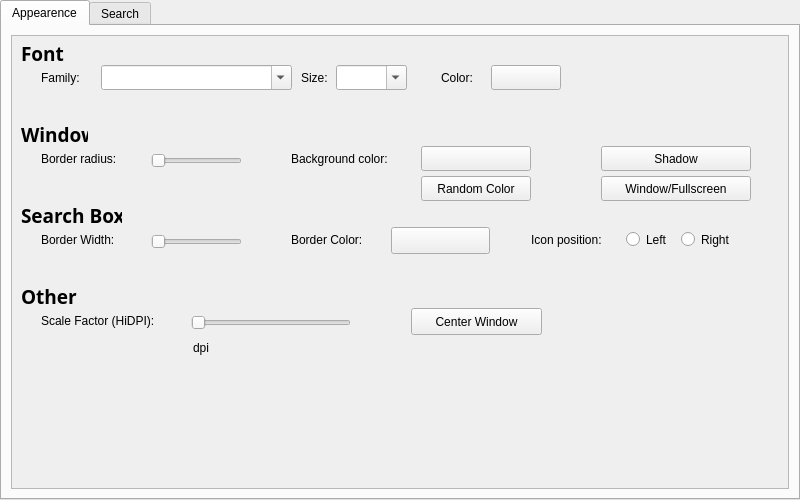
<?xml version="1.0" encoding="UTF-8"?>
<ui version="4.0">
 <class>SettingsWindow</class>
 <widget class="QMainWindow" name="SettingsWindow">
  <property name="geometry">
   <rect>
    <x>0</x>
    <y>0</y>
    <width>800</width>
    <height>500</height>
   </rect>
  </property>
  <property name="windowTitle">
   <string>Preferences</string>
  </property>
  <widget class="QWidget" name="centralwidget">
   <layout class="QHBoxLayout" name="horizontalLayout">
    <property name="leftMargin">
     <number>0</number>
    </property>
    <property name="topMargin">
     <number>0</number>
    </property>
    <property name="rightMargin">
     <number>0</number>
    </property>
    <property name="bottomMargin">
     <number>0</number>
    </property>
    <item>
     <widget class="QTabWidget" name="tabWidget">
      <property name="currentIndex">
       <number>0</number>
      </property>
      <widget class="QWidget" name="apprearenceTab">
       <attribute name="title">
        <string>Appearence</string>
       </attribute>
       <layout class="QVBoxLayout" name="verticalLayout_3">
        <item>
         <widget class="QScrollArea" name="scrollArea">
          <property name="widgetResizable">
           <bool>true</bool>
          </property>
          <widget class="QWidget" name="scrollAreaWidgetContents">
           <property name="geometry">
            <rect>
             <x>0</x>
             <y>0</y>
             <width>776</width>
             <height>447</height>
            </rect>
           </property>
           <layout class="QVBoxLayout" name="verticalLayout_2">
            <item>
             <widget class="QWidget" name="widget" native="true">
              <property name="minimumSize">
               <size>
                <width>0</width>
                <height>75</height>
               </size>
              </property>
              <property name="maximumSize">
               <size>
                <width>16777215</width>
                <height>75</height>
               </size>
              </property>
              <property name="styleSheet">
               <string notr="true"/>
              </property>
              <widget class="QLabel" name="label">
               <property name="geometry">
                <rect>
                 <x>0</x>
                 <y>0</y>
                 <width>67</width>
                 <height>17</height>
                </rect>
               </property>
               <property name="font">
                <font>
                 <family>Ubuntu Mono</family>
                 <pointsize>14</pointsize>
                 <weight>75</weight>
                 <bold>true</bold>
                </font>
               </property>
               <property name="text">
                <string>Font</string>
               </property>
              </widget>
              <widget class="QLabel" name="label_3">
               <property name="geometry">
                <rect>
                 <x>20</x>
                 <y>20</y>
                 <width>67</width>
                 <height>25</height>
                </rect>
               </property>
               <property name="text">
                <string>Family:</string>
               </property>
              </widget>
              <widget class="QLabel" name="label_4">
               <property name="geometry">
                <rect>
                 <x>280</x>
                 <y>20</y>
                 <width>51</width>
                 <height>25</height>
                </rect>
               </property>
               <property name="text">
                <string>Size:</string>
               </property>
              </widget>
              <widget class="QComboBox" name="fontSizeCombo">
               <property name="geometry">
                <rect>
                 <x>315</x>
                 <y>20</y>
                 <width>71</width>
                 <height>25</height>
                </rect>
               </property>
               <property name="editable">
                <bool>true</bool>
               </property>
              </widget>
              <widget class="QLabel" name="label_5">
               <property name="geometry">
                <rect>
                 <x>420</x>
                 <y>20</y>
                 <width>67</width>
                 <height>25</height>
                </rect>
               </property>
               <property name="text">
                <string>Color:</string>
               </property>
              </widget>
              <widget class="QPushButton" name="fontColorBtn">
               <property name="geometry">
                <rect>
                 <x>470</x>
                 <y>20</y>
                 <width>70</width>
                 <height>25</height>
                </rect>
               </property>
               <property name="text">
                <string/>
               </property>
              </widget>
              <widget class="QFontComboBox" name="fontFamilyCombo">
               <property name="geometry">
                <rect>
                 <x>80</x>
                 <y>20</y>
                 <width>191</width>
                 <height>25</height>
                </rect>
               </property>
               <property name="font">
                <font>
                 <pointsize>10</pointsize>
                </font>
               </property>
               <property name="currentText">
                <string/>
               </property>
              </widget>
             </widget>
            </item>
            <item>
             <widget class="QWidget" name="widget_2" native="true">
              <property name="minimumSize">
               <size>
                <width>0</width>
                <height>75</height>
               </size>
              </property>
              <property name="maximumSize">
               <size>
                <width>16777215</width>
                <height>75</height>
               </size>
              </property>
              <widget class="QLabel" name="label_2">
               <property name="geometry">
                <rect>
                 <x>0</x>
                 <y>0</y>
                 <width>67</width>
                 <height>17</height>
                </rect>
               </property>
               <property name="font">
                <font>
                 <family>Ubuntu Mono</family>
                 <pointsize>14</pointsize>
                 <weight>75</weight>
                 <bold>true</bold>
                </font>
               </property>
               <property name="text">
                <string>Window</string>
               </property>
              </widget>
              <widget class="QLabel" name="label_7">
               <property name="geometry">
                <rect>
                 <x>20</x>
                 <y>20</y>
                 <width>101</width>
                 <height>25</height>
                </rect>
               </property>
               <property name="text">
                <string>Border radius:</string>
               </property>
              </widget>
              <widget class="QLabel" name="label_11">
               <property name="geometry">
                <rect>
                 <x>270</x>
                 <y>20</y>
                 <width>131</width>
                 <height>25</height>
                </rect>
               </property>
               <property name="text">
                <string>Background color:</string>
               </property>
              </widget>
              <widget class="QPushButton" name="backColorBtn">
               <property name="geometry">
                <rect>
                 <x>400</x>
                 <y>20</y>
                 <width>110</width>
                 <height>25</height>
                </rect>
               </property>
               <property name="text">
                <string/>
               </property>
              </widget>
              <widget class="QSlider" name="borderRadiusSlider">
               <property name="geometry">
                <rect>
                 <x>130</x>
                 <y>20</y>
                 <width>91</width>
                 <height>29</height>
                </rect>
               </property>
               <property name="maximum">
                <number>35</number>
               </property>
               <property name="orientation">
                <enum>Qt::Horizontal</enum>
               </property>
              </widget>
              <widget class="QPushButton" name="randomBackColor">
               <property name="geometry">
                <rect>
                 <x>400</x>
                 <y>50</y>
                 <width>110</width>
                 <height>25</height>
                </rect>
               </property>
               <property name="text">
                <string>Random Color</string>
               </property>
              </widget>
              <widget class="QPushButton" name="shadowBtn">
               <property name="geometry">
                <rect>
                 <x>580</x>
                 <y>20</y>
                 <width>150</width>
                 <height>25</height>
                </rect>
               </property>
               <property name="text">
                <string>Shadow</string>
               </property>
              </widget>
              <widget class="QPushButton" name="fullWindowBtn">
               <property name="geometry">
                <rect>
                 <x>580</x>
                 <y>50</y>
                 <width>150</width>
                 <height>25</height>
                </rect>
               </property>
               <property name="text">
                <string>Window/Fullscreen</string>
               </property>
              </widget>
             </widget>
            </item>
            <item>
             <widget class="QWidget" name="widget_3" native="true">
              <property name="minimumSize">
               <size>
                <width>0</width>
                <height>75</height>
               </size>
              </property>
              <property name="maximumSize">
               <size>
                <width>16777215</width>
                <height>75</height>
               </size>
              </property>
              <widget class="QLabel" name="label_6">
               <property name="geometry">
                <rect>
                 <x>0</x>
                 <y>0</y>
                 <width>101</width>
                 <height>17</height>
                </rect>
               </property>
               <property name="font">
                <font>
                 <family>Ubuntu Mono</family>
                 <pointsize>14</pointsize>
                 <weight>75</weight>
                 <bold>true</bold>
                </font>
               </property>
               <property name="text">
                <string>Search Box</string>
               </property>
              </widget>
              <widget class="QRadioButton" name="iconLeftRadioButton">
               <property name="geometry">
                <rect>
                 <x>605</x>
                 <y>20</y>
                 <width>61</width>
                 <height>25</height>
                </rect>
               </property>
               <property name="text">
                <string>Left</string>
               </property>
              </widget>
              <widget class="QRadioButton" name="iconRightRadioButton">
               <property name="geometry">
                <rect>
                 <x>660</x>
                 <y>20</y>
                 <width>71</width>
                 <height>25</height>
                </rect>
               </property>
               <property name="text">
                <string>Right</string>
               </property>
              </widget>
              <widget class="QLabel" name="label_8">
               <property name="geometry">
                <rect>
                 <x>510</x>
                 <y>20</y>
                 <width>101</width>
                 <height>25</height>
                </rect>
               </property>
               <property name="text">
                <string>Icon position:</string>
               </property>
              </widget>
              <widget class="QLabel" name="label_12">
               <property name="geometry">
                <rect>
                 <x>270</x>
                 <y>20</y>
                 <width>91</width>
                 <height>25</height>
                </rect>
               </property>
               <property name="text">
                <string>Border Color:</string>
               </property>
              </widget>
              <widget class="QPushButton" name="borderColorBtn">
               <property name="geometry">
                <rect>
                 <x>370</x>
                 <y>20</y>
                 <width>99</width>
                 <height>27</height>
                </rect>
               </property>
               <property name="text">
                <string/>
               </property>
              </widget>
              <widget class="QLabel" name="label_13">
               <property name="geometry">
                <rect>
                 <x>20</x>
                 <y>20</y>
                 <width>101</width>
                 <height>25</height>
                </rect>
               </property>
               <property name="text">
                <string>Border Width:</string>
               </property>
              </widget>
              <widget class="QSlider" name="borderWidthSlider">
               <property name="geometry">
                <rect>
                 <x>130</x>
                 <y>20</y>
                 <width>91</width>
                 <height>29</height>
                </rect>
               </property>
               <property name="maximum">
                <number>5</number>
               </property>
               <property name="orientation">
                <enum>Qt::Horizontal</enum>
               </property>
              </widget>
             </widget>
            </item>
            <item>
             <widget class="QWidget" name="widget_4" native="true">
              <property name="minimumSize">
               <size>
                <width>0</width>
                <height>75</height>
               </size>
              </property>
              <widget class="QLabel" name="label_9">
               <property name="geometry">
                <rect>
                 <x>0</x>
                 <y>0</y>
                 <width>67</width>
                 <height>17</height>
                </rect>
               </property>
               <property name="font">
                <font>
                 <family>Ubuntu Mono</family>
                 <pointsize>14</pointsize>
                 <weight>75</weight>
                 <bold>true</bold>
                </font>
               </property>
               <property name="text">
                <string>Other</string>
               </property>
              </widget>
              <widget class="QLabel" name="label_10">
               <property name="geometry">
                <rect>
                 <x>20</x>
                 <y>20</y>
                 <width>141</width>
                 <height>25</height>
                </rect>
               </property>
               <property name="text">
                <string>Scale Factor (HiDPI):</string>
               </property>
              </widget>
              <widget class="QSlider" name="dpiSlider">
               <property name="geometry">
                <rect>
                 <x>170</x>
                 <y>20</y>
                 <width>160</width>
                 <height>29</height>
                </rect>
               </property>
               <property name="maximum">
                <number>8</number>
               </property>
               <property name="orientation">
                <enum>Qt::Horizontal</enum>
               </property>
              </widget>
              <widget class="QLabel" name="dpiNumberLabel">
               <property name="geometry">
                <rect>
                 <x>172</x>
                 <y>50</y>
                 <width>41</width>
                 <height>20</height>
                </rect>
               </property>
               <property name="text">
                <string>dpi</string>
               </property>
              </widget>
              <widget class="QPushButton" name="centerBtn">
               <property name="geometry">
                <rect>
                 <x>390</x>
                 <y>20</y>
                 <width>131</width>
                 <height>27</height>
                </rect>
               </property>
               <property name="text">
                <string>Center Window</string>
               </property>
              </widget>
             </widget>
            </item>
           </layout>
          </widget>
         </widget>
        </item>
       </layout>
      </widget>
      <widget class="QWidget" name="searchTab">
       <attribute name="title">
        <string>Search</string>
       </attribute>
      </widget>
     </widget>
    </item>
   </layout>
  </widget>
 </widget>
 <resources/>
 <connections/>
</ui>
